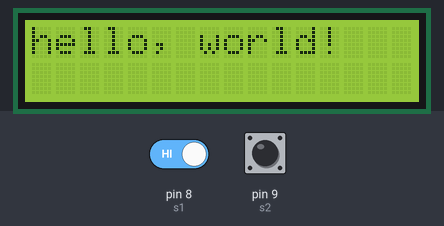
Bench run of a sketch on a simulated Arduino Uno, built with avr-gcc and run on an emulated ATmega328P. Parts: 16×2 character LCD. The test bench sets the inputs (shaded band); at power-on: pin 8 (s1) HIGH, pin 9 (s2) HIGH.

Above: at 1.2 s.
1.3 s: pin 8 (s1) driven LOW
At 1.7 s:
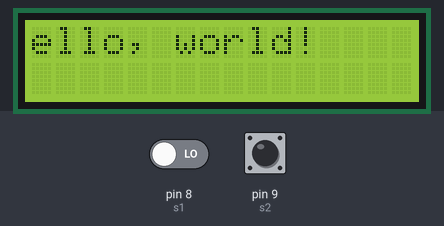
At 8.4 s:
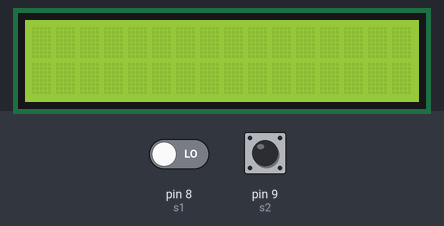
Timing chart, 0 to 9.3 s (numbered marks = the images above; inputs shaded):
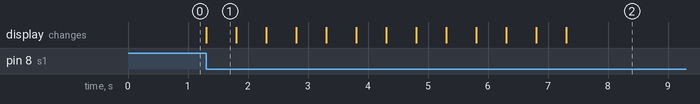

The sketch:

Scroll.ino
```cpp
/*

  The circuit:
 * LCD RS pin to digital pin 12
 * LCD Enable pin to digital pin 11
 * LCD D4 pin to digital pin 5
 * LCD D5 pin to digital pin 4
 * LCD D6 pin to digital pin 3
 * LCD D7 pin to digital pin 2
 * LCD R/W pin to ground
 * 10K resistor:
 * ends to +5V and ground
 * wiper to LCD VO pin (pin 3)
*/

// include the library code:
#include <LiquidCrystal.h>
int s1 = 8;
int s2 = 9;
int tmp1 = digitalRead(s1);
int tmp2 = digitalRead(s2);
// initialize the library by associating any needed LCD interface pin
// with the arduino pin number it is connected to
const int rs = 12, en = 11, d4 = 5, d5 = 4, d6 = 3, d7 = 2;
LiquidCrystal lcd(rs, en, d4, d5, d6, d7);

void setup() {
  // set up the LCD's number of columns and rows:
  pinMode(s1, INPUT);
  pinMode(s2, INPUT);
  lcd.begin(16, 2);
  // Print a message to the LCD.
  lcd.print("hello, world!");
}

void loop() {
  tmp1 = digitalRead(s1);
  tmp2 = digitalRead(s2);
  if ((tmp1 == LOW)){
    lcd.scrollDisplayLeft();
    delay(500);
  }
  if ((tmp2 == LOW)){
    lcd.scrollDisplayRight();
    delay(500);
  }

}
```

Measured:
- after the input at 1.3 s, the display: changes at once (image 1)
- what the display in image 1 shows lasts 0.5 s, from 1.3 s to 1.8 s
